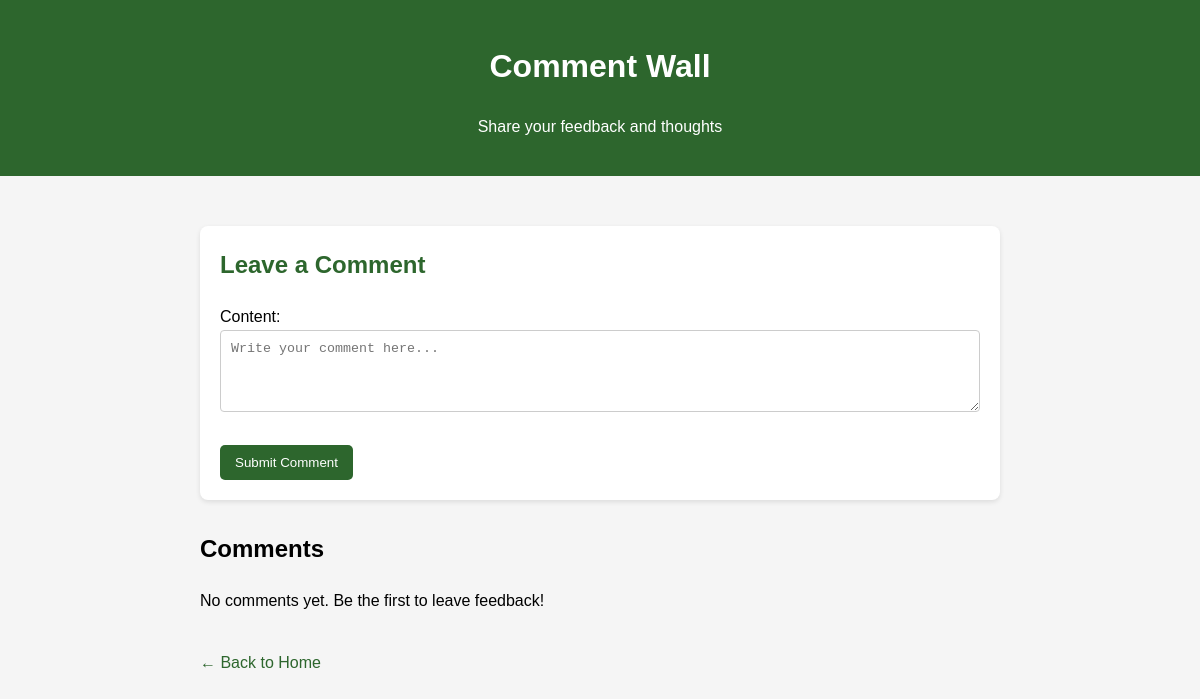
The page /comments/ (signed in) on the database as committed earlier.
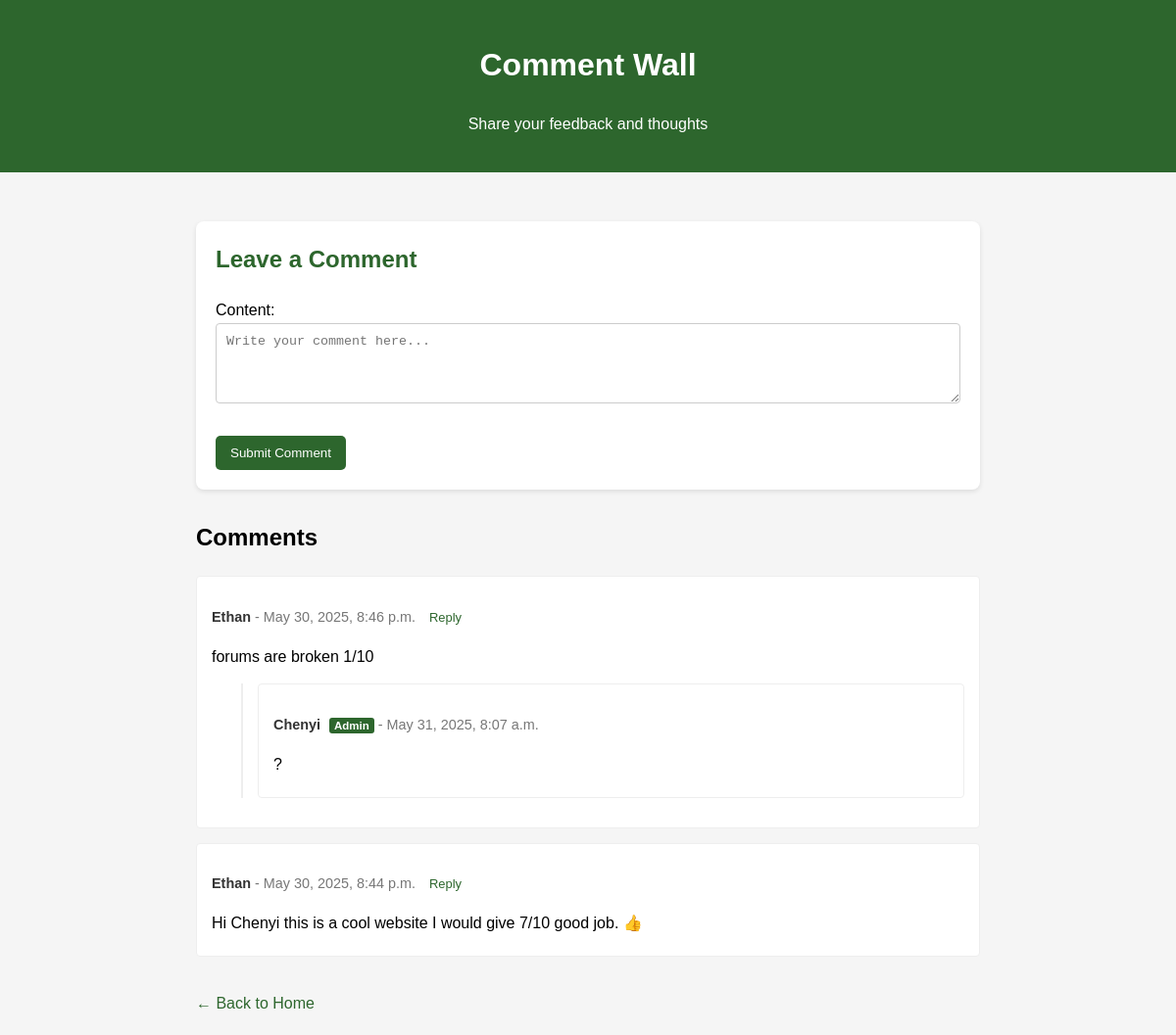
The same page on the database as committed later.
### comments/models.py (models this page shows, shortened)
class Comment(models.Model):
    user = models.ForeignKey(User, on_delete=models.CASCADE)
    content = models.TextField()
    created_at = models.DateTimeField(auto_now_add=True)
    updated_at = models.DateTimeField(auto_now=True)
    parent = models.ForeignKey('self', on_delete=models.CASCADE, null=True, blank=True, related_name='replies')
    class Meta:
        ordering = ['created_at'] # Default ordering by creation time

### comments/views.py (the view)
# urls.py: path('', views.comment_wall_view, name='comment_wall'),
@login_required(login_url='accounts:login')
def comment_wall_view(request):
    Comment.objects.filter(user__isnull=True).delete()
    if request.method == 'POST':
        form = CommentForm(request.POST)
        if form.is_valid():
            comment = form.save(commit=False)
            if request.user.is_authenticated:
                comment.user = request.user
            else:
                messages.error(request, 'You must be logged in to post comments.')
                return redirect('comments:comment_wall')
            parent_id = request.POST.get('parent_id')
            if parent_id:
                try:
                    parent_comment = Comment.objects.get(id=parent_id)
                    comment.parent = parent_comment
                except Comment.DoesNotExist:
                    messages.error(request, 'The comment you are replying to no longer exists.')
                    return redirect('comments:comment_wall')
            comment.save()
            messages.success(request, 'Comment posted successfully!')
            return redirect('comments:comment_wall')
    else:
        form = CommentForm()
    comments = Comment.objects.filter(parent__isnull=True).order_by('-created_at')
    context = {
        'form': form,
        'comments': comments,
    }
    return render(request, 'comments/comment_wall.html', context)

### comments/forms.py
class CommentForm(forms.ModelForm):
    class Meta:
        model = Comment
        fields = ['content']
        widgets = {
            'content': forms.Textarea(attrs={'rows': 4, 'placeholder': 'Write your comment here...'})
        }

### comments/templates/comments/comment_wall.html (shortened to what this page needs)
<!DOCTYPE html>
<html>
<head>
</head>
<body>
    <div class="header">
        <h1>Comment Wall</h1>
        <p>Share your feedback and thoughts</p>
    </div>
    <div class="container">
        <div class="card">
            <h2>Leave a Comment</h2>
            <form method="post">
                {{ form.as_p }}
                <button type="submit">Submit Comment</button>
            </form>
        </div>
        <div class="comment-list">
            <h2>Comments</h2>
            {% if comments %}
                {% for comment in comments %}
                    {% include 'comments/comment_item.html' with comment=comment %}
                {% endfor %}
            {% else %}
                <p>No comments yet. Be the first to leave feedback!</p>
            {% endif %}
        </div>
         <a href="{% url 'home:index' %}" class="back-link">← Back to Home</a>
    </div>
</body>
</html>

### comments/templates/comments/comment_item.html (shortened to what this page needs)
<div class="comment-item">
    <p class="comment-meta">
        <span class="comment-author">
            {% if comment.user %}
                {{ comment.user.username }}
                {% if comment.user.is_superuser %}
                    <span class="superuser-tag">Admin</span>
                {% endif %}
            {% else %}
                Anonymous
            {% endif %}
        </span>
        - {{ comment.created_at|date:"F j, Y, P" }}
        {% if not comment.parent %}
             <a href="#" class="reply-link">Reply</a>
        {% endif %}
    </p>
    <p class="comment-text">{{ comment.content }}</p>
    {% if comment.replies.exists %}
        <div class="replies">
            {% for reply in comment.replies.all %}
                {% include 'comments/comment_item.html' with comment=reply %}
            {% endfor %}
        </div>
    {% endif %}
</div>

Rows that differ between the two databases and show on the page:
added Comment: user.username "Ethan", created_at "May 30, 2025, 8:46 p.m.", shows "Reply", content "forums are broken 1/10", shown under "Comments"
added Comment: user.username "Chenyi", shows "Admin", created_at "May 31, 2025, 8:07 a.m.", content "?", shown under "Ethan"
added Comment: user.username "Ethan", created_at "May 30, 2025, 8:44 p.m.", shows "Reply", content "Hi Chenyi this is a cool website I would give 7/10 good job. 👍", shown under "Comments"
Other text that changed with them:
text no longer shown: "No comments yet. Be the first to leave feedback!"
